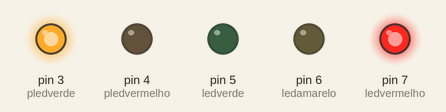
A sketch run on a simulated Arduino Uno, built with avr-gcc and run on an emulated ATmega328P. Parts: output pins drawn as LEDs (lit = HIGH).

Above: at 1.5 s.
At 3.75 s:
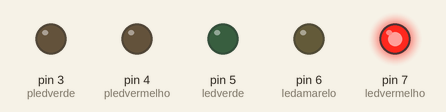
At 6.0 s:
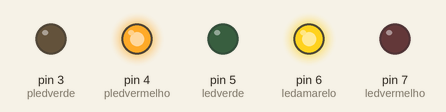
At 8.5 s:
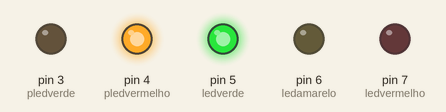
Timing chart, 0 to 13.0 s (numbered marks = the images above):
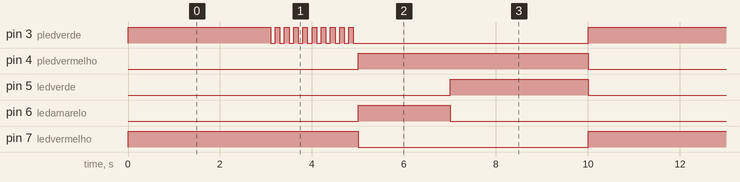

The sketch:

Sinal.ino
```cpp
int  ledvermelho = 7;
int  ledamarelo = 6;
int  ledverde = 5;
int  pledvermelho = 4;
int  pledverde = 3;
void setup() {
  // put your setup code here, to run once:
  pinMode(ledvermelho, OUTPUT);
  pinMode(ledamarelo, OUTPUT);
  pinMode(ledverde, OUTPUT);
  pinMode(pledvermelho, OUTPUT);
  pinMode(pledverde, OUTPUT);


}

void loop() {
  // put your main code here, to run repeatedly:
  //liga o vermelho do sinal do carro e o verde do pedestre
  digitalWrite(ledvermelho, HIGH);
  digitalWrite(pledverde, HIGH);
  digitalWrite(ledamarelo, LOW);
  digitalWrite(ledverde, LOW);
  digitalWrite(pledvermelho, LOW);
  delay(3000);
  for(int i = 0; i<10; i++)
  {
     digitalWrite(pledverde, HIGH);
     delay(100);
     digitalWrite(pledverde, LOW);
     delay(100);
  }

  //liga o amarelo do sinal e desliga tudo
  digitalWrite(ledamarelo, HIGH);
  digitalWrite(ledvermelho, LOW);
  digitalWrite(ledverde, LOW);
  digitalWrite(pledvermelho, HIGH);
  digitalWrite(pledverde, LOW);
  delay(2000);

  //liga o sinal verde do carro e o vermelho do pedestre
  digitalWrite(ledverde, HIGH);
  digitalWrite(ledamarelo, LOW);
  digitalWrite(ledvermelho, LOW);
  digitalWrite(pledvermelho, HIGH);
  digitalWrite(pledverde, LOW);
  delay(3000);
}
```

Measured:
- by itself, pin 3 (pledverde): repeats every 10.0 s: 9 × (LOW 0.10 s, HIGH 0.10 s), LOW 5.1 s, HIGH 3.1 s
- by itself, pin 4 (pledvermelho), pin 7 (ledvermelho): alternates HIGH for 5.0 s and LOW for 5.0 s
- by itself, pin 5 (ledverde): alternates HIGH for 3.0 s and LOW for 7.0 s
- by itself, pin 6 (ledamarelo): alternates HIGH for 2.0 s and LOW for 8.0 s
